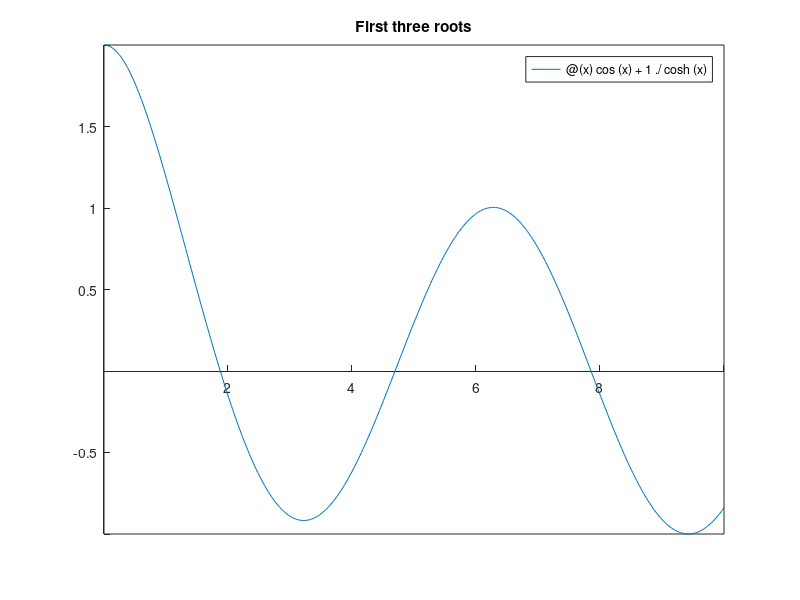
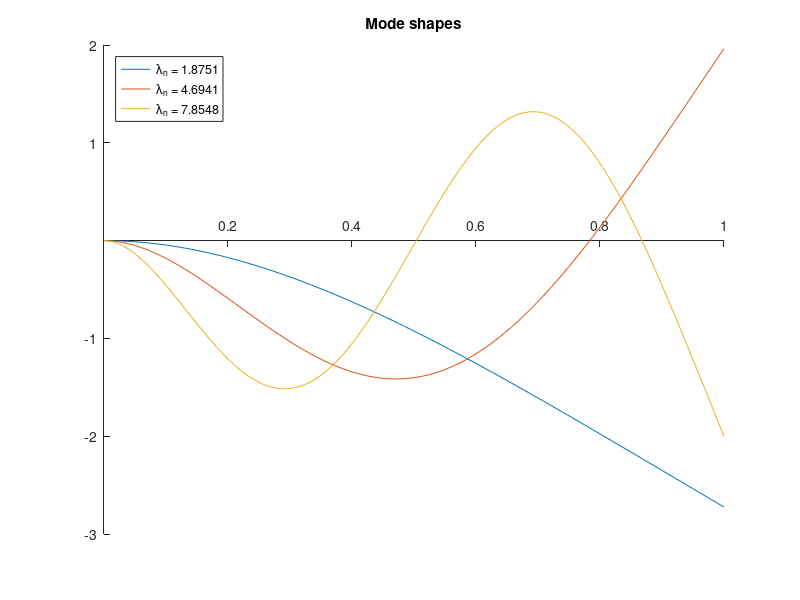

Reproduce these figures in MATLAB, in order.
clear; clc; close all;

% Description: Plots the mode shapes

l = 1;
x = linspace(0,l,100);

mfun = @(lamdan,z) sinh(lamdan.*z) - sin(lamdan.*z) - ...
             (sinh(lamdan)+sin(lamdan))./(cosh(lamdan)+cos(lamdan)) .* ...
             (cosh(lamdan.*z)-cos(lamdan.*z));
z = x/l;


fun = @(x) cos(x) + 1./cosh(x);
figure(1)
fplot(fun,[0,10])
set(gca,'xaxislocation','origin')
set(gca,'yaxislocation','origin')
title("First three roots")

figure(2)
hold on
for g = [2,4,8]
    lamdan = fzero(fun,g);   
    plot(z,mfun(lamdan,z),'DisplayName',sprintf('%c_n = %.4f',955,lamdan))
    set(gca,'xaxislocation','origin')
    set(gca,'yaxislocation','origin')
    title("Mode shapes")
end
legend('Location','northwest')
